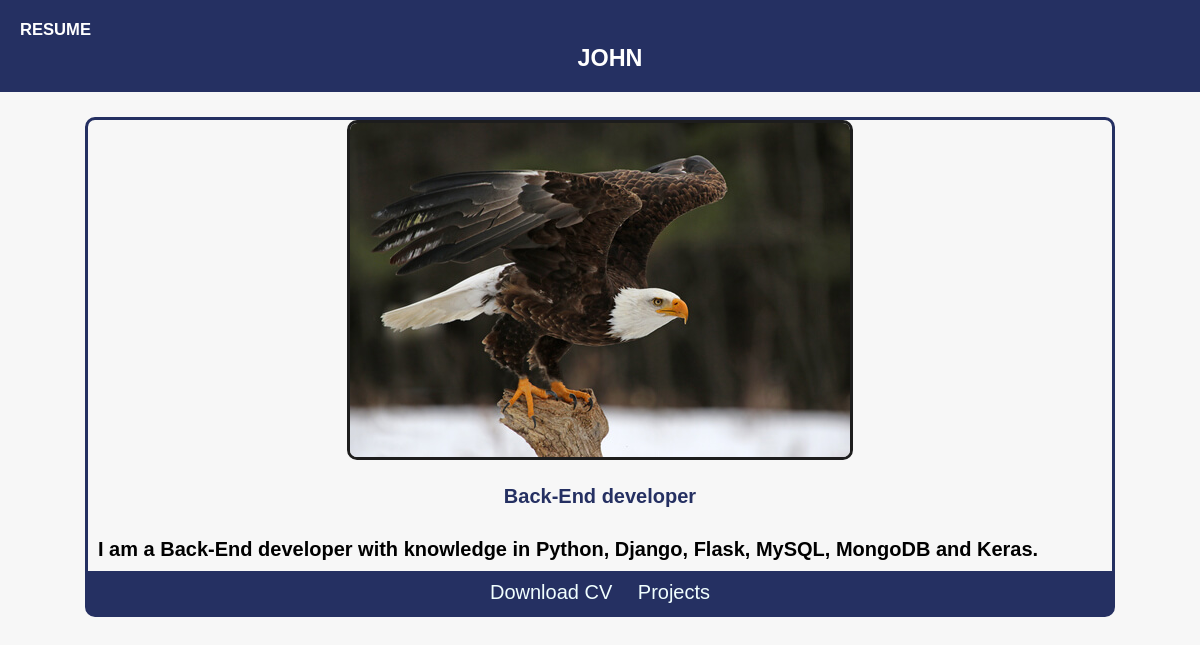
The page / on the database its author committed.
### resume/models.py (models this page shows, shortened)
class Profile(models.Model):
    name = models.CharField(max_length=20)
    foto = models.ImageField(upload_to = 'resume', blank=True)
    profession = models.CharField(max_length=40)
    about = models.TextField(blank=True)
    file = models.FileField(upload_to='CV', verbose_name='CV File', blank=True)
    created = models.DateTimeField(auto_now_add=True)
    updated = models.DateTimeField(auto_now=True)
    class Meta:
        db_table = 'profile'
        verbose_name = 'Profile'
        verbose_name_plural = 'Profiles'
        ordering = ['-created']

### resume/views.py (the view)
# urls.py: path('', index, name='index')
def index(request, id=1):
    id_user = 1
    date = Profile.objects.get(id=1)
    return render(request, 'index.html', {'date': date})

### resume/templates/index.html
{% extends 'base.html' %}
{% load static %}
{% block name %}
<div class="header name">
    <h3>{{ date.name }}</h3>
</div>
{% endblock %}
{% block content %}
<section class="description">
    <div class="caja">
        <img src="{{ date.foto.url }}" class="img">
        <h4>{{ date.profession }}</h4>
        <p class="texto">{{ date.about }}</p>
        <nav class="link">
            <ul class="link-nav">
                <li class="link-nav__item"><a href="{{ date.file.url }}" download>Download CV</a></li>
                <li class="link-nav__item"><a href="{% url 'projects' %}">Projects</a></li>
            </ul>
        </nav>
    </div>
</section>
{% endblock %}

### static/css/main.css (style rules this page uses)
* { margin: 0; padding: 0; box-sizing: border-box; }
body { font-family: Helvetica; font-size: 20px; background-color: #f7f7f7; }
.header { background-color: #253062; color: #fff; text-align: left; padding: 20px 0 10px 20px; }
.name { text-transform: uppercase; padding: 5px 0 10px 0; text-align: center; }
.description { width: 90%; margin: auto; padding: 10px; overflow: hidden; text-align: center; }
.caja { height: auto; border: 3px solid #253062; border-radius: 10px; margin: 15px; float: center; }
.caja h4 { color: #253062; padding: 20px 0; }
.texto { font-size: 20px; font-weight: bold; text-align: justify; margin: 10px 0; }
.link { background: #253062; padding: 10px 0px; }
.link-nav { list-style: none; }
.link-nav__item { display: inline-block; }
.link-nav__item a { color: #f1ffff; text-decoration: none; margin: 5px 10px 5px 10px; }
.caja img { text-align: center; border: 3px solid #1d1d1d; border-radius: 10px; }
.caja p { padding: 5px; margin: 5px; }

### rows shown on the page
Profile: name "JOHN", foto (picture), profession "Back-End developer", about "I am a Back-End developer with knowledge in Python, Django, Flask, MySQL, MongoDB and Keras."
